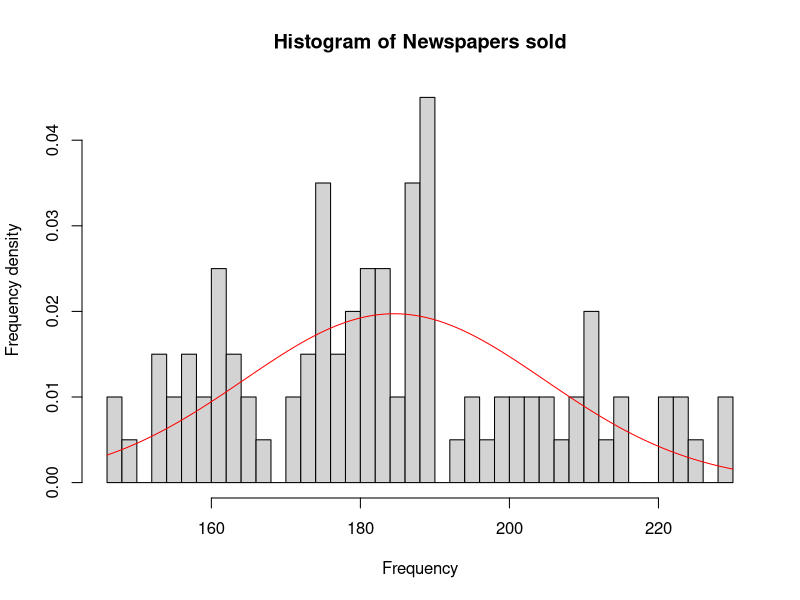
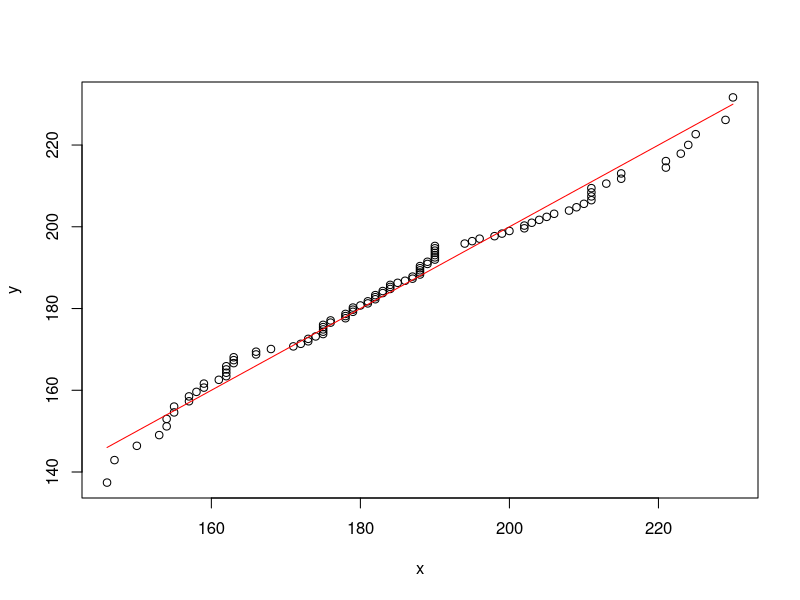
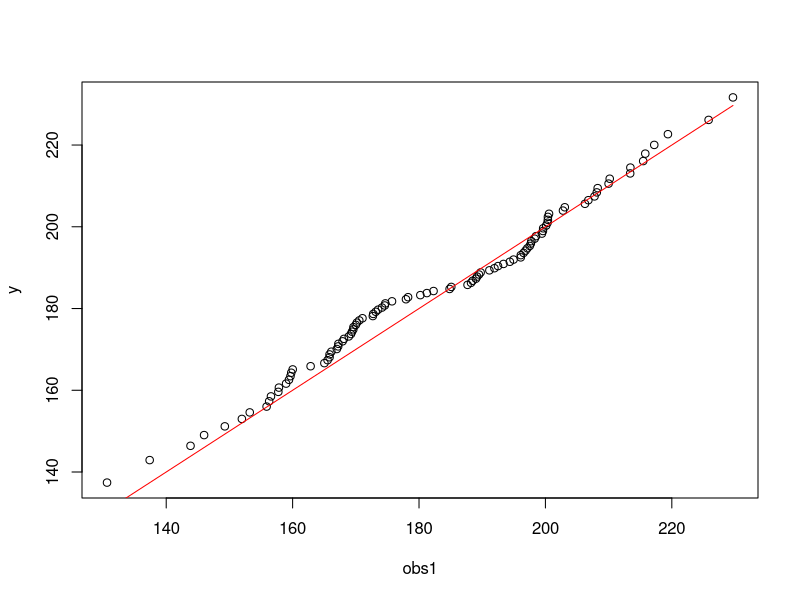
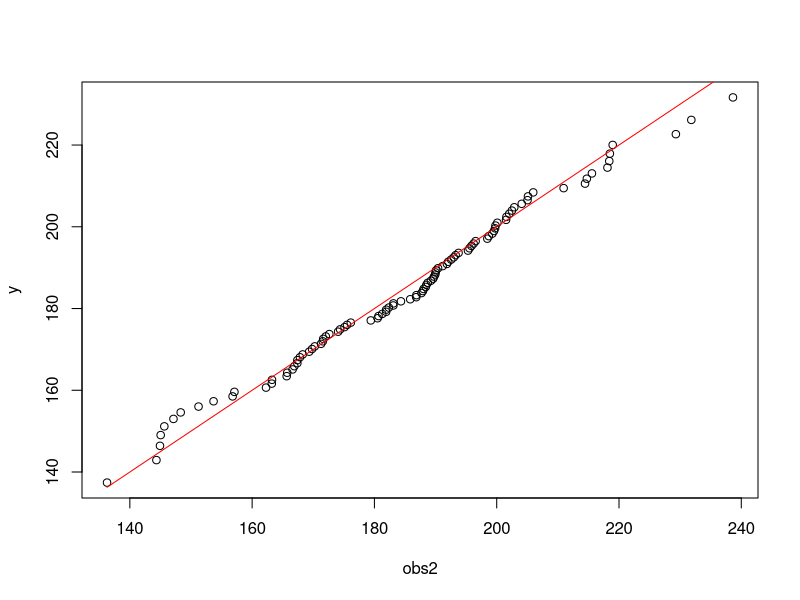
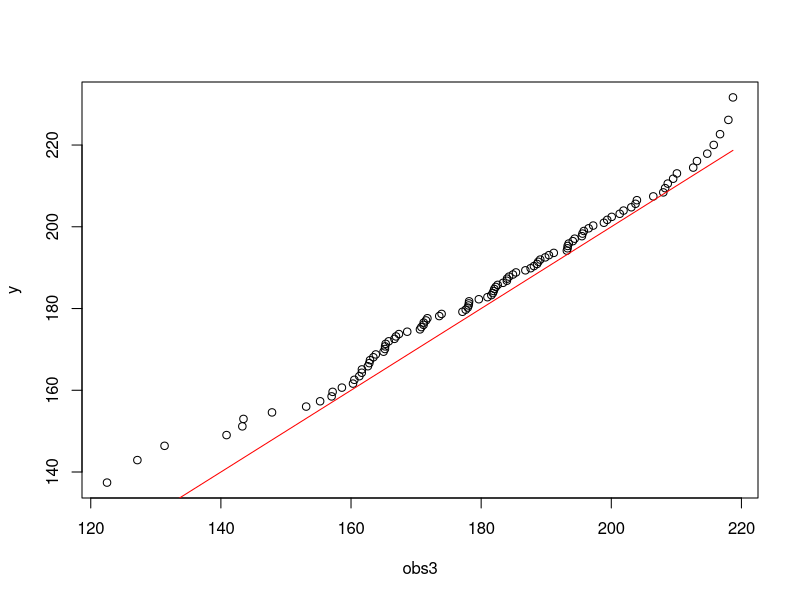

Recreate these plots in R, in order.
## ---- chunk 1
knitr::opts_chunk$set(echo = TRUE)
## ---- chunk 2
npsold =
 c(158, 196, 182, 190, 179, 162, 153, 179, 190, 194,
   229, 204, 175, 211, 188, 163, 224, 150, 187, 155,
   200, 185, 173, 202, 172, 184, 190, 189, 175, 190,
   175, 190, 154, 162, 176, 202, 190, 211, 188, 211,
   209, 189, 168, 178, 176, 188, 157, 188, 178, 161,
   179, 162, 188, 187, 195, 215, 162, 171, 184, 208,
   221, 190, 166, 159, 198, 163, 174, 183, 186, 180,
   159, 213, 163, 210, 205, 157, 225, 211, 166, 155,
   147, 175, 182, 215, 230, 181, 203, 184, 206, 178,
   221, 173, 183, 175, 146, 199, 182, 154, 181, 223)
## ---- chunk 3
# npsold not included to keep the code clean
m1 = sum(npsold)/length(npsold)
m2 = sum(npsold^2)/length(npsold)
sdev = sqrt(m2 - m1^2)
hist(npsold, breaks = 40, xlab = "Frequency", ylab = "Frequency density", main = "Histogram of Newspapers sold", prob = TRUE)
curve(dnorm(x, m1, sdev), add = TRUE, col = "red")
## ---- chunk 4
x= sort(npsold)
i = c(1:100)
y = qnorm(i/101, m1, sdev)
plot(x,y)
curve(x^1, add = TRUE, col = "red")


obs1 = sort(rnorm(100, m1, sdev))
plot(obs1, y)
curve(x^1, add = TRUE, col = "red")
obs2 = sort(rnorm(100, m1, sdev))
plot(obs2, y)
curve(x^1, add = TRUE, col = "red")
obs3 = sort(rnorm(100, m1, sdev))
plot(obs3, y)
curve(x^1, add = TRUE, col = "red")
## ---- chunk 5
# i
cost = function(n){
  r = numeric(length(n))
  for(i in 1:length(n)){
      if((0 <= n[i]) && (n[i] <= 200)){
        r[i] = 0.3 * n[i]
      } 
      else if(n[i] > 200){
        r[i] = 40 + n[i] * 0.1
      }
  }
  return (r)
}

cost = function(n){
  if((0 <= n) && (n <= 200)){
    return(n * 0.3)
  } 
  else if(n > 200){
    return(40 + n * 0.1)
  }
}


# ii
profit = function(n, d){
  return (d - cost(n))
}

# iii
averageProfit = function(n, mu, sigma, nreps){
  s = 0
  for(i in 1:length(n)){
    s = s + profit(n[i], rnorm(nreps, mu, sigma))
  }
  return (s / nreps)  
}
## ---- chunk 6
avgProf = c(averageProfit(seq(from = 5, to = 100, by = 5), m1, sdev, 100))
